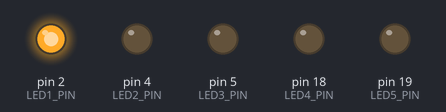
Bench run of a sketch on a simulated Arduino Uno, built with avr-gcc and run on an emulated ATmega328P. On the bench: output pins drawn as LEDs (lit = HIGH).

Above: at 0.2 s.
At 1.2 s:
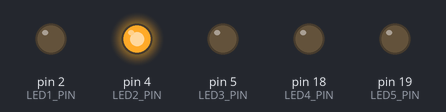
At 2.2 s:
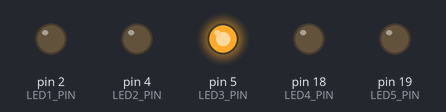
At 3.2 s:
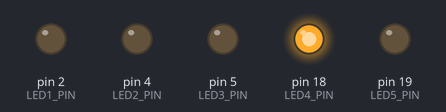
At 4.2 s:
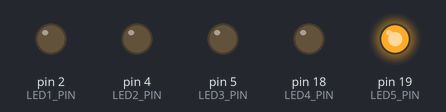
At 5.7 s:
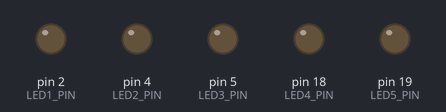
Timing chart, 0 to 6.5 s (numbered marks = the images above):
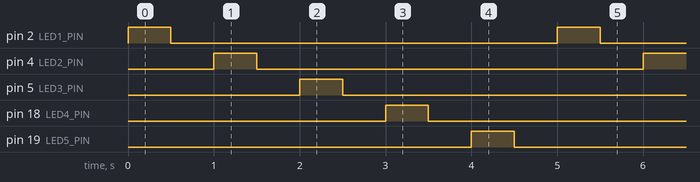

Measured:
- by itself, pin 2 (LED1_PIN), pin 4 (LED2_PIN), pin 5 (LED3_PIN), pin 18 (LED4_PIN), pin 19 (LED5_PIN): alternates HIGH for 0.50 s and LOW for 4.5 s
- by itself, everything shown: repeats every 5.0 s, in 10 steps

The sketch:

001.ino
```cpp
#define LED1_PIN 2
#define LED2_PIN 4
#define LED3_PIN 5
#define LED4_PIN 18
#define LED5_PIN 19

void setup() {
  pinMode(LED1_PIN, OUTPUT);
  pinMode(LED2_PIN, OUTPUT);
  pinMode(LED3_PIN, OUTPUT);
  pinMode(LED4_PIN, OUTPUT);
  pinMode(LED5_PIN, OUTPUT);
}

void loop() {
  digitalWrite(LED1_PIN, HIGH);
  delay(500);
  digitalWrite(LED1_PIN, LOW);
  delay(500);

  digitalWrite(LED2_PIN, HIGH);
  delay(500);
  digitalWrite(LED2_PIN, LOW);
  delay(500);

  digitalWrite(LED3_PIN, HIGH);
  delay(500);
  digitalWrite(LED3_PIN, LOW);
  delay(500);

  digitalWrite(LED4_PIN, HIGH);
  delay(500);
  digitalWrite(LED4_PIN, LOW);
  delay(500);

  digitalWrite(LED5_PIN, HIGH);
  delay(500);
  digitalWrite(LED5_PIN, LOW);
  delay(500);
}
```
